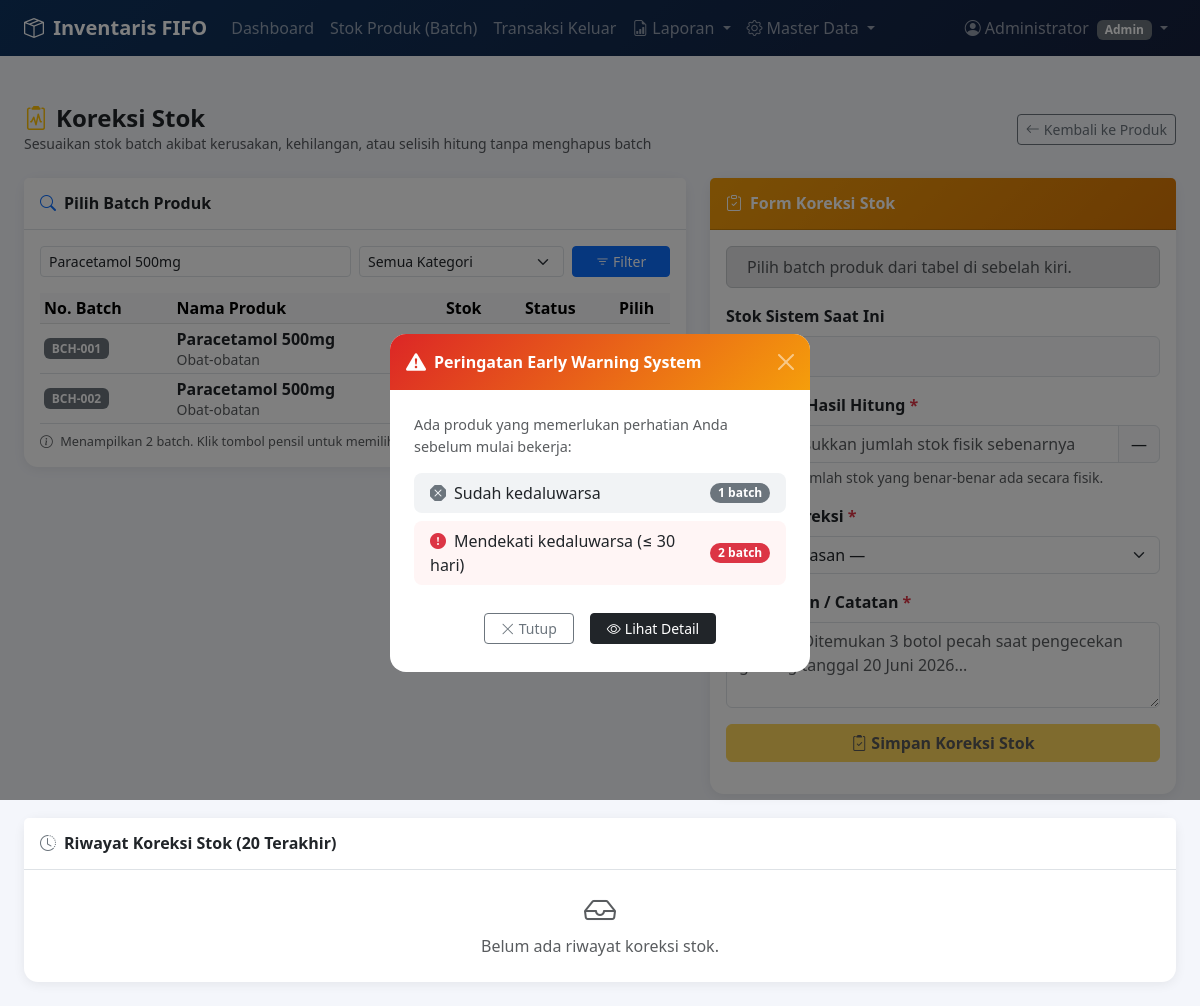
/koreksi_stok.php?nama=Paracetamol 500mg (signed in), run on the app's committed database.
### tables this page shows
CREATE TABLE setting_toko (
    id               INT AUTO_INCREMENT PRIMARY KEY,
    nama_toko        VARCHAR(150) NOT NULL DEFAULT 'Toko Saya',
    alamat           VARCHAR(255) DEFAULT NULL,
    no_hp            VARCHAR(30)  DEFAULT NULL,
    threshold_merah  INT NOT NULL DEFAULT 30,
    threshold_kuning INT NOT NULL DEFAULT 90,
    updated_at       TIMESTAMP DEFAULT CURRENT_TIMESTAMP ON UPDATE CURRENT_TIMESTAMP
);

CREATE TABLE produk (
    id           INT AUTO_INCREMENT PRIMARY KEY,
    no_batch     VARCHAR(50)  NOT NULL UNIQUE,
    nama_produk  VARCHAR(150) NOT NULL,
    kategori_id  INT NOT NULL,
    harga_beli   DECIMAL(15,2) NOT NULL DEFAULT 0,
    harga_jual   DECIMAL(15,2) NOT NULL DEFAULT 0,
    stok         INT NOT NULL DEFAULT 0,
    stok_awal    INT NOT NULL DEFAULT 0,
    tgl_masuk    DATE NOT NULL,
    tgl_expired  DATE NOT NULL,
    keterangan   TEXT DEFAULT NULL,
    created_at   TIMESTAMP DEFAULT CURRENT_TIMESTAMP,
    CONSTRAINT fk_produk_kategori FOREIGN KEY (kategori_id)
        REFERENCES kategori(id) ON DELETE RESTRICT,
    INDEX idx_produk_expired (tgl_expired),
    INDEX idx_produk_nama (nama_produk)
);

CREATE TABLE kategori (
    id            INT AUTO_INCREMENT PRIMARY KEY,
    nama_kategori VARCHAR(100) NOT NULL UNIQUE,
    deskripsi     TEXT DEFAULT NULL,
    created_at    TIMESTAMP DEFAULT CURRENT_TIMESTAMP
);

### koreksi_stok.php (the view, shortened to what the rows shown need)
<?php
include 'koneksi.php';
$tgl    = date('Y-m-d');
$f_nama      = trim($_GET['nama'] ?? '');
$where = "WHERE 1=1";
if ($f_nama)     $where .= " AND p.nama_produk LIKE '%" . mysqli_real_escape_string($koneksi, $f_nama) . "%'";
$q_produk = mysqli_query($koneksi, "
    SELECT p.*, k.nama_kategori,
           DATEDIFF(p.tgl_expired, '$tgl') as sisa_hari
    FROM produk p
    JOIN kategori k ON p.kategori_id = k.id
    $where
    ORDER BY p.nama_produk ASC, p.tgl_expired ASC
");
$daftar_produk = [];
while ($d = mysqli_fetch_assoc($q_produk)) $daftar_produk[] = $d;
include 'includes/navbar.php';
?>
<!DOCTYPE html>
<html lang="id">
<head>
    <link href="https://cdn.jsdelivr.net/npm/bootstrap@5.3.0/dist/css/bootstrap.min.css" rel="stylesheet">
    <link href="https://cdn.jsdelivr.net/npm/bootstrap-icons@1.10.5/font/bootstrap-icons.css" rel="stylesheet">
</head>
<body>
<div class="container-fluid py-4 px-4">
    <div class="row g-4">
        <div class="col-lg-7">
            <div class="card mb-3">
                <div class="card-body">
                    <div style="max-height:400px; overflow-y:auto;">
                    <table class="table table-sm table-hover align-middle mb-0">
                        <thead class="table-light sticky-top">
                            <tr>
                                <th>No. Batch</th>
                                <th>Nama Produk</th>
                                <th class="text-center">Stok</th>
                                <th class="text-center">Status</th>
                                <th class="text-center">Pilih</th>
                            </tr>
                        </thead>
                        <tbody>
                        <?php if (empty($daftar_produk)): ?>
                            <tr><td colspan="5" class="text-center text-muted py-3">Tidak ada data produk.</td></tr>
                        <?php else: ?>
                        <?php foreach ($daftar_produk as $p):
                            [$bg, $tc, $lbl] = status_expired($p['sisa_hari'], $THRESHOLD_MERAH, $THRESHOLD_KUNING);
                        ?>
                        <tr class="produk-row" style="cursor:pointer;"
                            data-id="<?= $p['id'] ?>"
                            data-batch="<?= htmlspecialchars($p['no_batch']) ?>"
                            data-nama="<?= htmlspecialchars($p['nama_produk']) ?>"
                            data-stok="<?= $p['stok'] ?>"
                            data-expired="<?= tgl_indo($p['tgl_expired']) ?>"
                            data-kategori="<?= htmlspecialchars($p['nama_kategori']) ?>">
                            <td><span class="badge bg-secondary"><?= htmlspecialchars($p['no_batch']) ?></span></td>
                            <td>
                                <div class="fw-semibold"><?= htmlspecialchars($p['nama_produk']) ?></div>
                                <small class="text-muted"><?= htmlspecialchars($p['nama_kategori']) ?></small>
                            </td>
                            <td class="text-center fw-bold <?= $p['stok'] == 0 ? 'text-muted' : '' ?>">
                            </td>
                            <td class="text-center">
                                <span class="badge <?= $bg ?> <?= $tc ?>"><?= $lbl ?></span>
                            </td>
                            <td class="text-center">
                                <button type="button" class="btn btn-outline-warning btn-sm btn-pilih"
                                    data-id="<?= $p['id'] ?>"
                                    data-batch="<?= htmlspecialchars($p['no_batch']) ?>"
                                    data-nama="<?= htmlspecialchars($p['nama_produk']) ?>"
                                    data-stok="<?= $p['stok'] ?>"
                                    data-expired="<?= tgl_indo($p['tgl_expired']) ?>"
                                    data-kategori="<?= htmlspecialchars($p['nama_kategori']) ?>">
                                </button>
                            </td>
                        </tr>
                        <?php endforeach; ?>
                        <?php endif; ?>
                        </tbody>
                    </table>
                    </div>
                </div>
            </div>
        </div>
    </div>
</div>
</body>
</html>

### includes/navbar.php (shortened to what the rows shown need)
<?php
    $tgl = date('Y-m-d');
    $q_kritis_nav = mysqli_query($koneksi, "SELECT COUNT(*) as t FROM produk WHERE DATEDIFF(tgl_expired, '$tgl') BETWEEN 0 AND $THRESHOLD_MERAH AND stok > 0");
    $total_kritis_nav  = mysqli_fetch_assoc($q_kritis_nav)['t'] ?? 0;
    $q_expired_nav = mysqli_query($koneksi, "SELECT COUNT(*) as t FROM produk WHERE tgl_expired < '$tgl' AND stok > 0");
    $total_expired_nav = mysqli_fetch_assoc($q_expired_nav)['t'] ?? 0;
    $total_alert = $total_kritis_nav + $total_expired_nav;
    ?>
    <?php
    $tampilkan_popup_ews = false;
    if (!empty($_SESSION['show_ews_alert'])) {
        $tampilkan_popup_ews = ($total_alert > 0);
    }
    ?>
    <?php if ($tampilkan_popup_ews): ?>
    <div class="modal fade" id="modalEwsAlert" tabindex="-1" aria-hidden="true">
    <div class="modal-dialog modal-dialog-centered" style="max-width:420px">
        <div class="modal-content border-0 rounded-4 overflow-hidden">
        <div class="modal-body py-4 px-4">
            <ul class="list-unstyled mb-0 d-flex flex-column gap-2">
            <?php if ($total_kritis_nav > 0): ?>
                <li class="d-flex justify-content-between align-items-center p-2 px-3 rounded-3" style="background:#fff5f5">
                <span><i class="bi bi-exclamation-circle-fill text-danger me-2"></i>Mendekati kedaluwarsa (&le; <?= (int)$THRESHOLD_MERAH ?> hari)</span>
                <span class="badge bg-danger rounded-pill"><?= $total_kritis_nav ?> batch</span>
                </li>
            <?php endif; ?>
            </ul>
        </div>
        </div>
    </div>
    </div>
    <?php endif; ?>

### data on the page
setting_toko: threshold_merah "30"
produk: no_batch "BCH-001", nama_produk "Paracetamol 500mg", kategori.nama_kategori "Obat-obatan"
produk: no_batch "BCH-002", nama_produk "Paracetamol 500mg", kategori.nama_kategori "Obat-obatan"

### other printed values
$nama "Administrator"
$role "Admin"
$total_expired_nav "1"
$total_kritis_nav "2"
count($daftar_produk) "2"
